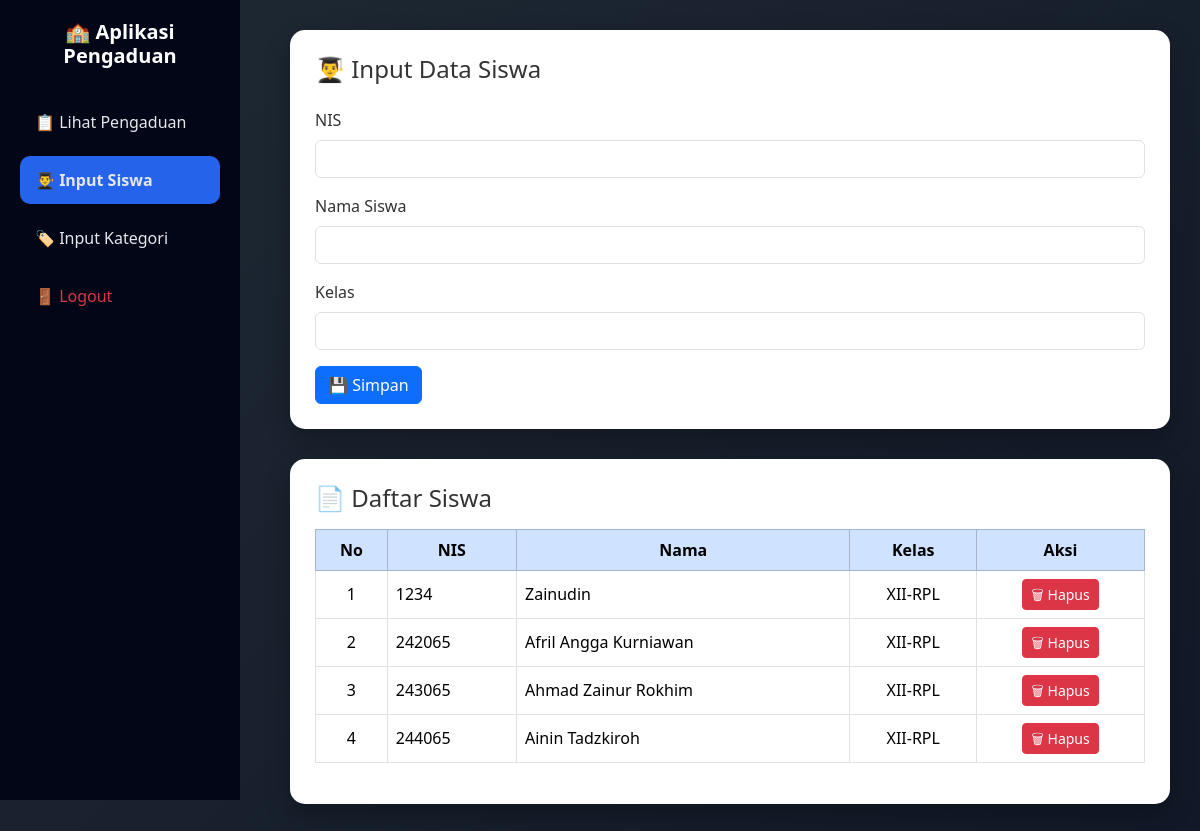
Screenshot of /input_siswa.php with the database file from the repository.
### tables this page shows
CREATE TABLE `siswa` (
  `nis` int NOT NULL,
  `nama` varchar(100) NOT NULL,
  `kelas` varchar(10) DEFAULT NULL
);

### input_siswa.php (the view, shortened to what this page needs)
<?php
include 'config/koneksi.php';
?>
<!doctype html>
<html lang="id">
<head>
<link href="https://cdn.jsdelivr.net/npm/bootstrap@5.3.2/dist/css/bootstrap.min.css" rel="stylesheet">
</head>
<body>
<div class="sidebar">
    <h5>🏫 Aplikasi Pengaduan</h5>
    <a href="dashboard_admin.php">📋 Lihat Pengaduan</a>
    <a href="input_siswa.php" class="active">👨‍🎓 Input Siswa</a>
    <a href="input_kategori.php">🏷️ Input Kategori</a>
    <a href="index.php" class="text-danger">🚪 Logout</a>
</div>
<div class="content">
    <div class="card-custom">
        <h4 class="mb-4">👨‍🎓 Input Data Siswa</h4>
        <form action="admin_input_siswa.php" method="POST">
            <div class="mb-3">
                <label class="form-label">NIS</label>
                <input type="text" name="nis" class="form-control" required>
            </div>
            <div class="mb-3">
                <label class="form-label">Nama Siswa</label>
                <input type="text" name="nama" class="form-control" required>
            </div>
            <div class="mb-3">
                <label class="form-label">Kelas</label>
                <input type="text" name="kelas" class="form-control" required>
            </div>
            <button class="btn btn-primary">💾 Simpan</button>
        </form>
    </div>
    <div class="card-custom">
        <h4 class="mb-3">📄 Daftar Siswa</h4>
        <div class="table-responsive">
        <table class="table table-bordered table-hover align-middle">
            <thead class="table-primary text-center">
                <tr>
                    <th>No</th>
                    <th>NIS</th>
                    <th>Nama</th>
                    <th>Kelas</th>
                    <th>Aksi</th>
                </tr>
            </thead>
            <tbody>
            <?php
            $no = 1;
            $q = mysqli_query($conn, "SELECT * FROM siswa");
            while($d = mysqli_fetch_assoc($q)){
                echo "<tr>
                    <td class='text-center'>$no</td>
                    <td>{$d['nis']}</td>
                    <td>{$d['nama']}</td>
                    <td class='text-center'>{$d['kelas']}</td>
                    <td class='text-center'>
                        <a href='hapus_siswa.php?nis={$d['nis']}'
                           class='btn btn-danger btn-sm'
                           onclick=\"return confirm('Yakin hapus siswa ini?')\">
                           🗑 Hapus
                        </a>
                    </td>
                </tr>";
                $no++;
            }
            ?>
            </tbody>
        </table>
        </div>
    </div>
</div>
</body>
</html>

### input_siswa.php (style rules this page uses)
body { background: linear-gradient(135deg, #1f2933, #111827); min-height: 100vh; font-family: 'Segoe UI', sans-serif; color: #fff; }
.sidebar { width: 240px; background: #020617; min-height: 100vh; position: fixed; padding: 20px; }
.sidebar h5 { text-align: center; margin-bottom: 30px; font-weight: 600; }
.sidebar a { display: block; padding: 12px 15px; color: #e5e7eb; text-decoration: none; border-radius: 10px; margin-bottom: 10px; }
.sidebar a.active { background: #2563eb; font-weight: 600; }
.content { margin-left: 260px; padding: 30px; }
.card-custom { background: #ffffff; color: #333; border-radius: 15px; padding: 25px; box-shadow: 0 10px 25px rgba(0,0,0,.25); margin-bottom: 30px; }

### rows the page displays
siswa: nis "1234", nama "Zainudin", kelas "XII-RPL"
siswa: nis "242065", nama "Afril Angga Kurniawan", kelas "XII-RPL"
siswa: nis "243065", nama "Ahmad Zainur Rokhim", kelas "XII-RPL"
siswa: nis "244065", nama "Ainin Tadzkiroh", kelas "XII-RPL"
